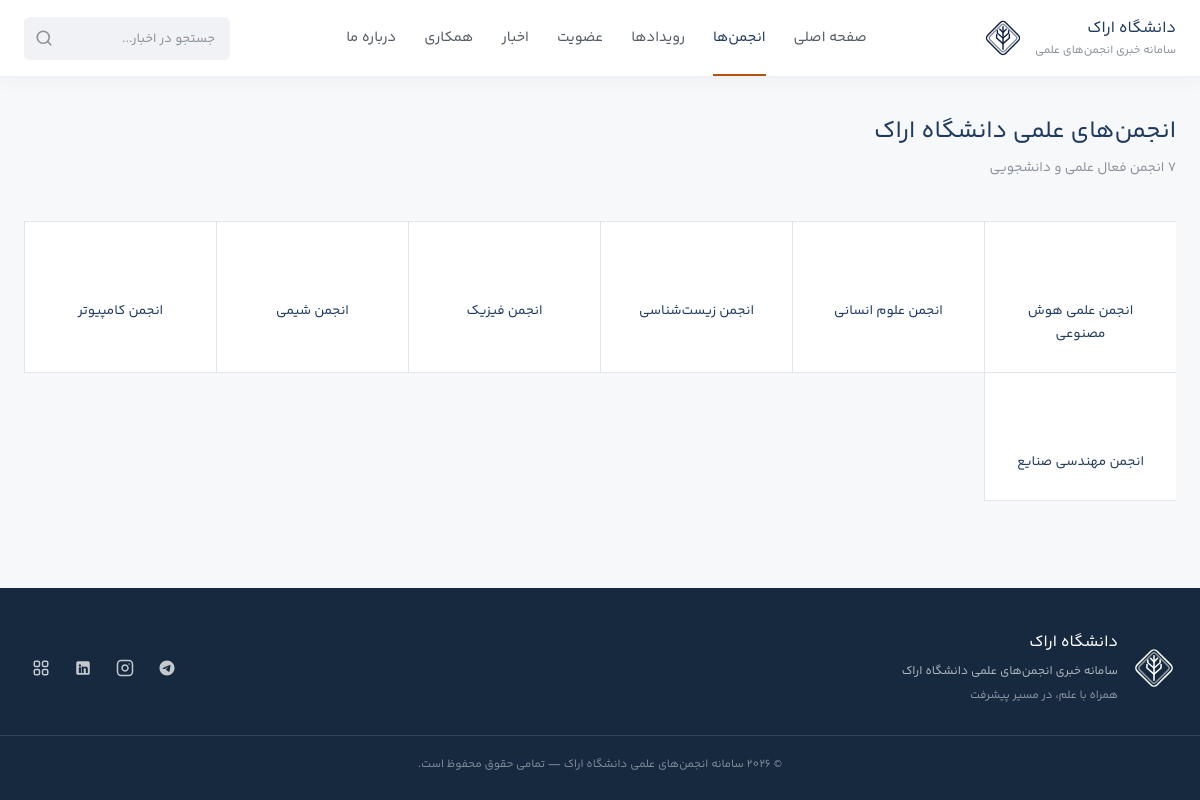
The page /associations.php on the database its author committed.
### tables this page shows
CREATE TABLE IF NOT EXISTS `associations` (
  `id` int(11) NOT NULL AUTO_INCREMENT PRIMARY KEY,
  `name` varchar(255) NOT NULL,
  `description` text,
  `goals` text,
  `icon` varchar(255) DEFAULT NULL,
  `icon_key` varchar(50) DEFAULT 'general',
  `cover_image` varchar(255) DEFAULT NULL,
  `email` varchar(255) DEFAULT NULL,
  `phone` varchar(50) DEFAULT NULL,
  `telegram` varchar(100) DEFAULT NULL,
  `instagram` varchar(100) DEFAULT NULL,
  `linkedin` varchar(100) DEFAULT NULL,
  `website` varchar(255) DEFAULT NULL,
  `address` text,
  `membership_open` tinyint(1) DEFAULT 1
) DEFAULT CHARSET=utf8mb4;

### includes/functions.php (the view, shortened to what this page needs)
<?php
require_once __DIR__ . '/icons.php';
function e($s) { return htmlspecialchars((string)$s, ENT_QUOTES, 'UTF-8'); }
function svgIcon($name, $class = '', $size = null) {
    $szAttr = $size ? 'width="' . (int)$size . '" height="' . (int)$size . '"' : '';
    $cls = $class ? ' class="svg-icon ' . e($class) . '"' : ' class="svg-icon"';
    switch ($name) {
        case 'search':
            return '<svg ' . $cls . ' ' . $szAttr . ' viewBox="0 0 24 24" fill="none" stroke="currentColor" stroke-width="2.2" stroke-linecap="round" stroke-linejoin="round"><circle cx="11" cy="11" r="8"/><line x1="21" y1="21" x2="16.65" y2="16.65"/></svg>';
        case 'close':
            return '<svg ' . $cls . ' ' . $szAttr . ' viewBox="0 0 24 24" fill="none" stroke="currentColor" stroke-width="2.5" stroke-linecap="round" stroke-linejoin="round"><line x1="18" y1="6" x2="6" y2="18"/><line x1="6" y1="6" x2="18" y2="18"/></svg>';
        case 'menu':
            return '<svg ' . $cls . ' ' . $szAttr . ' viewBox="0 0 24 24" fill="none" stroke="currentColor" stroke-width="2.2" stroke-linecap="round" stroke-linejoin="round"><line x1="3" y1="12" x2="21" y2="12"/><line x1="3" y1="6" x2="21" y2="6"/><line x1="3" y1="18" x2="21" y2="18"/></svg>';
        case 'telegram':
            return '<svg ' . $cls . ' ' . $szAttr . ' viewBox="0 0 24 24" fill="currentColor"><path d="M12 2C6.48 2 2 6.48 2 12s4.48 10 10 10 10-4.48 10-10S17.52 2 12 2zm4.64 6.8c-.15 1.58-.8 5.42-1.13 7.19-.14.75-.42 1-.68 1.03-.58.05-1.02-.38-1.58-.75-.88-.58-1.38-.94-2.23-1.5-.99-.65-.35-1.01.22-1.59.15-.15 2.71-2.48 2.76-2.69a.2.2 0 0 0-.05-.18c-.06-.05-.14-.03-.21-.02-.09.02-1.49.95-4.22 2.79-.4.27-.76.41-1.08.4-.36-.01-1.04-.2-1.55-.37-.63-.2-1.12-.31-1.08-.66.02-.18.27-.36.74-.55 2.92-1.27 4.86-2.11 5.83-2.51 2.78-1.16 3.35-1.36 3.73-1.36.08 0 .27.02.39.12.1.08.13.19.14.27-.01.06.01.24 0 .37z"/></svg>';
        case 'instagram':
            return '<svg ' . $cls . ' ' . $szAttr . ' viewBox="0 0 24 24" fill="none" stroke="currentColor" stroke-width="2" stroke-linecap="round" stroke-linejoin="round"><rect x="2" y="2" width="20" height="20" rx="5" ry="5"/><path d="M16 11.37A4 4 0 1 1 12.63 8 4 4 0 0 1 16 11.37z"/><line x1="17.5" y1="6.5" x2="17.51" y2="6.5"/></svg>';
        case 'linkedin':
            return '<svg ' . $cls . ' ' . $szAttr . ' viewBox="0 0 24 24" fill="currentColor"><path d="M19 3a2 2 0 0 1 2 2v14a2 2 0 0 1-2 2H5a2 2 0 0 1-2-2V5a2 2 0 0 1 2-2h14m-.5 15.5v-5.3a3.26 3.26 0 0 0-3.26-3.26c-.85 0-1.84.52-2.28 1.3v-1.11h-2.79v8.37h2.79v-4.93c0-.77.62-1.4 1.39-1.4a1.4 1.4 0 0 1 1.4 1.4v4.93h2.75M6.46 10.9v7.6h2.8v-7.6h-2.8M7.86 6.88a1.63 1.63 0 1 0 0 3.26a1.63 1.63 0 0 0 0-3.26z"/></svg>';
        case 'grid':
        case 'portal':
            return '<svg ' . $cls . ' ' . $szAttr . ' viewBox="0 0 24 24" fill="none" stroke="currentColor" stroke-width="2" stroke-linecap="round" stroke-linejoin="round"><rect x="3" y="3" width="7" height="7" rx="2"/><rect x="14" y="3" width="7" height="7" rx="2"/><rect x="14" y="14" width="7" height="7" rx="2"/><rect x="3" y="14" width="7" height="7" rx="2"/></svg>';
    }
}
function getAssocIconSvg($name, $customIcon = '', $iconKey = '') {
    $key = assocIconKey(['name' => $name, 'icon_key' => $iconKey]);
    return '<div class="assoc-icon-wrap">' . assocIconSvg($key) . '</div>';
}
function assocCard($a) {
    $iconHtml = getAssocIconSvg($a['name'], '', $a['icon_key'] ?? '');
    return '<a href="association.php?id=' . (int)$a['id'] . '" class="assoc-card">
        ' . $iconHtml . '
        <span class="assoc-name">' . e($a['name']) . '</span>
    </a>';
}
?>

### associations.php (shortened to what this page needs)
<?php
include 'includes/header.php';
try {
    $list = $pdo->query("SELECT * FROM associations ORDER BY id ASC")->fetchAll();
} catch (Exception $e) {
    $list = [];
}
?>
<section class="page-container container">
    <div class="page-header-box">
        <div class="section-title-wrap">
            <h1 class="page-title">انجمن‌های علمی دانشگاه اراک</h1>
        </div>
        <p class="search-result-hint"><?= count($list) ?> انجمن فعال علمی و دانشجویی</p>
    </div>
    <div class="associations-inner-box" style="margin-top:20px;">
        <div class="associations-grid-row grid-large">
            <?php if ($list): foreach ($list as $a): ?>
                <?= assocCard($a) ?>
            <?php endforeach; endif; ?>
        </div>
    </div>
</section>
<?php include 'includes/footer.php'; ?>

### includes/icons.php (shortened to what this page needs)
<?php
function assocIconCatalog() {
    return [
        'ai'         => 'هوش مصنوعی',
        'humanities' => 'علوم انسانی',
        'biology'    => 'زیست‌شناسی',
        'physics'    => 'فیزیک',
        'chemistry'  => 'شیمی',
        'computer'   => 'کامپیوتر',
        'industrial' => 'مهندسی صنایع',
        'math'       => 'ریاضی',
        'general'    => 'عمومی',
    ];
}
function assocIconSvg($key, $class = '', $size = 40) {
    $attrs = 'width="' . (int)$size . '" height="' . (int)$size . '" viewBox="0 0 24 24" fill="none"'
        . ' stroke="currentColor" stroke-width="1.5" stroke-linecap="round" stroke-linejoin="round"'
        . ' aria-hidden="true" focusable="false"';
    $paths = [
        'ai' => '<circle cx="4.5" cy="7" r="1.6"/><circle cx="4.5" cy="17" r="1.6"/>'
              . '<circle cx="12" cy="12" r="1.6"/><circle cx="19.5" cy="12" r="1.6"/>'
              . '<path d="M6.1 7.5 10.5 11.1M6.1 16.5 10.5 12.9M13.6 12h4.3"/>',
        'humanities' => '<path d="M12 6.5C10.2 5 7.6 4.5 4 4.7v13c3.6-.2 6.2.3 8 1.8 1.8-1.5 4.4-2 8-1.8v-13c-3.6-.2-6.2.3-8 1.8Z"/>'
                      . '<path d="M12 6.5v13"/>',
        'biology' => '<path d="M8 3c0 4 8 4 8 8s-8 4-8 8"/>'
                   . '<path d="M16 3c0 4-8 4-8 8s8 4 8 8"/>'
                   . '<path d="M9 7h6M9 11h6M9 15h6"/>',
        'physics' => '<circle cx="12" cy="12" r="1.7"/>'
                   . '<ellipse cx="12" cy="12" rx="9" ry="4"/>'
                   . '<ellipse cx="12" cy="12" rx="9" ry="4" transform="rotate(60 12 12)"/>'
                   . '<ellipse cx="12" cy="12" rx="9" ry="4" transform="rotate(120 12 12)"/>',
        'chemistry' => '<path d="M10 3h4"/><path d="M10.5 3v5.2L5.4 17.4A2.4 2.4 0 0 0 7.6 21h8.8a2.4 2.4 0 0 0 2.2-3.6L13.5 8.2V3"/>'
                     . '<path d="M7.4 15h9.2"/>',
        'computer' => '<path d="m8.5 8-4.5 4 4.5 4"/><path d="m15.5 8 4.5 4-4.5 4"/><path d="m13.5 5-3 14"/>',
        'industrial' => '<circle cx="9.5" cy="9.5" r="3"/>'
                      . '<path d="M9.5 3.5v2M9.5 13.5v2M3.5 9.5h2M13.5 9.5h2M5.3 5.3l1.4 1.4M12.3 12.3l1.4 1.4M13.7 5.3l-1.4 1.4M6.7 12.3l-1.4 1.4"/>'
                      . '<path d="m3 20 4.5-4.5L11 19l4-5 6 6"/>',
        'math' => '<path d="M4 7h7M4 17h7M17.5 7v10M14.5 12h6"/>',
        'general' => '<path d="M4 20h16"/><path d="M6 20V7l6-3 6 3v13"/>'
                   . '<path d="M10 20v-4h4v4"/><path d="M10 11h1M13 11h1"/>',
    ];
    $body = $paths[$key] ?? $paths['general'];
    return '<svg ' . $attrs . '>' . $body . '</svg>';
}
function assocIconKey($row) {
    if (!empty($row['icon_key']) && isset(assocIconCatalog()[$row['icon_key']])) {
        return $row['icon_key'];
    }
    return 'general';
}

### assets/css/style.css (style rules this page uses)
:root { --font-sans: 'Yekan Bakh', Tahoma, Arial, sans-serif; --color-surface: #ffffff; --color-body-bg: #f7f8fa; --color-soft-bg: #f1f2f5; --border-color: #e3e5ea; --border-subtle: #eef0f3; --text-primary: #1c2024; --text-secondary: #545b64; --text-muted: #8b929b; --text-white: #ffffff; --color-primary-navy: #1e3a5f; --color-primary-dark: #16293f; --color-primary-blue: #1e3a5f; --color-accent: #b45309; --color-accent-soft: #fdf3e7; --color-success: #166534; --shadow-sm: 0 1px 2px rgba(20, 25, 32, 0.04); --shadow-md: 0 4px 14px rgba(20, 25, 32, 0.06); --shadow-lg: 0 10px 30px rgba(20, 25, 32, 0.08); --shadow-card-hover: 0 4px 14px rgba(20, 25, 32, 0.08); --radius-sm: 6px; --radius-md: 8px; --radius-lg: 12px; --radius-xl: 16px; --radius-full: 9999px; --transition-fast: 0.15s ease; --transition-normal: 0.18s ease; --transition-smooth: 0.22s ease; }
*, *::before, *::after { margin: 0; padding: 0; box-sizing: border-box; }
html { font-size: 16px; scroll-behavior: smooth; -webkit-font-smoothing: antialiased; -moz-osx-font-smoothing: grayscale; }
body { font-family: var(--font-sans); font-weight: 400; font-synthesis: none; background-color: var(--color-body-bg); color: var(--text-primary); line-height: 1.9; direction: rtl; text-align: right; min-height: 100vh; display: flex; flex-direction: column; }
a { color: inherit; text-decoration: none; transition: color var(--transition-fast); }
.container { width: 100%; max-width: 1240px; margin-left: auto; margin-right: auto; padding-left: 24px; padding-right: 24px; }
.svg-icon { display: inline-block; vertical-align: middle; flex-shrink: 0; fill: currentColor; }
.svg-icon[stroke] { fill: none; }
.section-title-wrap { position: relative; }
.associations-inner-box { padding-top: 8px; }
.associations-grid-row { display: grid; grid-template-columns: repeat(auto-fill, minmax(160px, 1fr)); gap: 0; border-top: 1px solid var(--border-color); margin-top: 4px; }
.associations-grid-row.grid-large { grid-template-columns: repeat(auto-fill, minmax(190px, 1fr)); }
.assoc-card { background: var(--color-surface); padding: 26px 18px; text-align: center; display: flex; flex-direction: column; align-items: center; justify-content: flex-start; gap: 12px; border-bottom: 1px solid var(--border-color); border-left: 1px solid var(--border-color); transition: background var(--transition-fast); }
.assoc-icon-wrap { width: 40px; height: 40px; display: flex; align-items: center; justify-content: center; color: var(--color-primary-navy); }
.assoc-icon-wrap svg { width: 40px; height: 40px; }
.assoc-name { font-size: 13.5px; color: var(--color-primary-navy); line-height: 1.7; }
.page-container { padding-top: 36px; padding-bottom: 60px; }
.page-header-box { margin-bottom: 28px; }
.page-title { font-size: 24px; color: var(--color-primary-navy); line-height: 1.6; }
.search-result-hint { font-size: 13.5px; color: var(--text-muted); margin-top: 4px; }

### rows shown on the page
associations: name "انجمن علمی هوش مصنوعی"
associations: name "انجمن علوم انسانی"
associations: name "انجمن زیست‌شناسی"
associations: name "انجمن فیزیک"
associations: name "انجمن شیمی"
associations: name "انجمن کامپیوتر"
associations: name "انجمن مهندسی صنایع"

### other values the page prints
$item[1] "صفحه اصلی"
$item[1] "انجمن‌ها"
$item[1] "رویدادها"
$item[1] "عضویت"
$item[1] "اخبار"
$item[1] "همکاری"
$item[1] "درباره ما"
